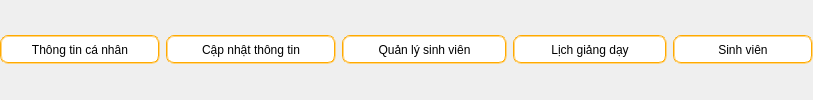
           <widget class="QWidget" name="horizontalWidget_4" native="true">
            <property name="sizePolicy">
             <sizepolicy hsizetype="Fixed" vsizetype="Fixed">
              <horstretch>0</horstretch>
              <verstretch>0</verstretch>
             </sizepolicy>
            </property>
            <property name="styleSheet">
             <string notr="true">QPushButton
{
	background-color:white;
	border : 2px groove rgb(255, 170, 0);
	height : 25px;
	width : 150px;
	border-radius : 8px;
}
QPushButton:hover
{
	background-color: rgb(255, 170, 0);
	border:2px groove rgb(68, 68, 68);
}
QPushButton:pressed
{
	background-color: rgb(255, 170, 0);
	border:1px groove rgb(68, 68, 68);
	outline : 0px;
}
QPushButton:focus
{
	background-color: rgb(255, 170, 0);
	border:2px groove rgb(68, 68, 68);
	outline : 0px;
}</string>
            </property>
            <layout class="QHBoxLayout" name="horizontalLayout_3">
             <property name="spacing">
              <number>6</number>
             </property>
             <property name="leftMargin">
              <number>0</number>
             </property>
             <property name="topMargin">
              <number>0</number>
             </property>
             <property name="rightMargin">
              <number>0</number>
             </property>
             <property name="bottomMargin">
              <number>0</number>
             </property>
             <item>
              <widget class="QPushButton" name="pushButton_3">
               <property name="sizePolicy">
                <sizepolicy hsizetype="Fixed" vsizetype="Fixed">
                 <horstretch>0</horstretch>
                 <verstretch>0</verstretch>
                </sizepolicy>
               </property>
               <property name="minimumSize">
                <size>
                 <width>160</width>
                 <height>0</height>
                </size>
               </property>
               <property name="focusPolicy">
                <enum>Qt::NoFocus</enum>
               </property>
               <property name="text">
                <string>Thông tin cá nhân</string>
               </property>
               <property name="icon">
                <iconset resource="image.qrc">
                 <normaloff>:/icon-file/information_icon.png</normaloff>:/icon-file/information_icon.png</iconset>
               </property>
               <property name="autoDefault">
                <bool>true</bool>
               </property>
              </widget>
             </item>
             <item>
              <widget class="QPushButton" name="pushButton_14">
               <property name="minimumSize">
                <size>
                 <width>170</width>
                 <height>0</height>
                </size>
               </property>
               <property name="focusPolicy">
                <enum>Qt::NoFocus</enum>
               </property>
               <property name="text">
                <string>Cập nhật thông tin</string>
               </property>
               <property name="icon">
                <iconset resource="image.qrc">
                 <normaloff>:/icon-file/updated_standard.png</normaloff>:/icon-file/updated_standard.png</iconset>
               </property>
               <property name="autoDefault">
                <bool>true</bool>
               </property>
              </widget>
             </item>
             <item>
              <widget class="QPushButton" name="pushButton">
               <property name="sizePolicy">
                <sizepolicy hsizetype="Fixed" vsizetype="Fixed">
                 <horstretch>0</horstretch>
                 <verstretch>0</verstretch>
                </sizepolicy>
               </property>
               <property name="minimumSize">
                <size>
                 <width>165</width>
                 <height>0</height>
                </size>
               </property>
               <property name="focusPolicy">
                <enum>Qt::NoFocus</enum>
               </property>
               <property name="text">
                <string>Quản lý sinh viên</string>
               </property>
               <property name="icon">
                <iconset resource="image.qrc">
                 <normaloff>:/icon-file/student_icon.png</normaloff>:/icon-file/student_icon.png</iconset>
               </property>
               <property name="autoDefault">
                <bool>true</bool>
               </property>
              </widget>
             </item>
             <item>
              <widget class="QPushButton" name="pushButton_2">
               <property name="sizePolicy">
                <sizepolicy hsizetype="Fixed" vsizetype="Fixed">
                 <horstretch>0</horstretch>
                 <verstretch>0</verstretch>
                </sizepolicy>
               </property>
               <property name="focusPolicy">
                <enum>Qt::NoFocus</enum>
               </property>
               <property name="text">
                <string>Lịch giảng dạy</string>
               </property>
               <property name="icon">
                <iconset resource="image.qrc">
                 <normaloff>:/icon-file/schedule_icon.png</normaloff>:/icon-file/schedule_icon.png</iconset>
               </property>
               <property name="autoDefault">
                <bool>true</bool>
               </property>
              </widget>
             </item>
             <item>
              <widget class="QPushButton" name="pushButton_8">
               <property name="minimumSize">
                <size>
                 <width>10</width>
                 <height>0</height>
                </size>
               </property>
               <property name="maximumSize">
                <size>
                 <width>140</width>
                 <height>16777215</height>
                </size>
               </property>
               <property name="focusPolicy">
                <enum>Qt::NoFocus</enum>
               </property>
               <property name="text">
                <string>Sinh viên</string>
               </property>
               <property name="icon">
                <iconset resource="image.qrc">
                 <normaloff>:/icon-file/list_stu.png</normaloff>:/icon-file/list_stu.png</iconset>
               </property>
              </widget>
             </item>
            </layout>
           </widget>
